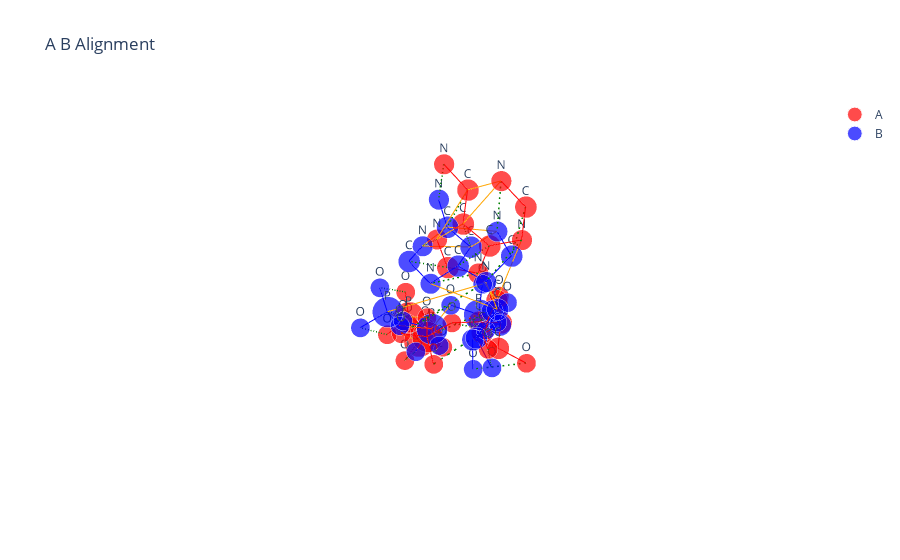

The notebook cell this image was saved under:
### Code cell
data_path = "../Data/first_8_molecules_RDKIT"
ligand = '6ln3_ATP'
i = 28
nameB = ligand+'_conf'+str(i)+'_arbalign.xyz'
path1 = os.path.join(data_path, 'extra_bio_ligands', ligand+'.xyz')
path2 = os.path.join('arbalign_output', ligand+'_conf'+str(i)+'-aligned_to-'+ligand+'.xyz')
molA = next(pybel.readfile("xyz", path1))
molB = next(pybel.readfile("xyz", path2))
X_A, T_A, B_A = otm.tl.process_molecule(molA, heavy_atoms_only=True) 
X_B, T_B, B_B = otm.tl.process_molecule(molB, heavy_atoms_only=True)
X_B_aligned, _, _ = otm.tl.kabsch(X_A, X_B, np.eye(X_A.shape[0]))
otm.tl.write_xyz_with_custom_labels(
    os.path.join('arbalign_output', nameB), 
    X_B_aligned, 
    T_B,
    comment="aligned by ArbAlign")
print(otm.tl.root_mean_square_deviation(X_A, X_B_aligned))
otm.pl.interactive_alignment_plot(X_A, X_B_aligned, T_A, T_B, B_A, B_B, assignment=np.arange(X_A.shape[0]))

### Figure 1 — Plotly figure (JSON) as saved in the notebook; plotly's stock layout.template omitted (floating-point values rounded to 4 significant figures)
{"data": [{"marker": {"color": "red", "size": [21.4, 13.2, 13.2, 13.2, 21.4, 13.2, 13.2, 13.2, 21.4, 13.2, 13.2, 13.2, 13.2, 15.2, 15.2, 13.2, 15.2, 13.2, 15.2, 13.2, 15.2, 14.2, 15.2, 14.2, 15.2, 15.2, 14.2, 14.2, 15.2, 14.2, 15.2], "symbol": "circle"}, "mode": "markers+text", "name": "A", "text": ["P", "O", "O", "O", "P", "O", "O", "O", "P", "O", "O", "O", "O", "C", "C", "O", "C", "O", "C", "O", "C", "N", "C", "N", "C", "C", "N", "N", "C", "N", "C"], "textposition": "top center", "type": "scatter3d", "x": [74.12, 73.75, 73.0, 75.5, 75.16, 74.55, 76.56, 74.15, 76.18, 77.42, 76.37, 75.1, 75.44, 74.17, 74.14, 74.11, 75.38, 75.1, 76.2, 77.07, 75.15, 75.51, 76.08, 76.19, 75.61, 75.43, 75.74, 74.78, 74.45, 74.6, 75.19], "y": [51.52, 50.1, 52.43, 51.75, 51.98, 51.06, 51.75, 52.19, 54.64, 54.15, 55.27, 53.44, 55.64, 56.28, 57.62, 57.37, 58.5, 59.89, 58.22, 59.28, 58.06, 57.26, 56.02, 55.5, 56.44, 56.48, 55.49, 57.57, 58.56, 58.64, 57.53], "z": [25.47, 25.81, 24.87, 24.97, 28.23, 29.17, 27.65, 27.02, 29.05, 29.71, 27.7, 28.99, 30.09, 29.79, 30.5, 31.91, 30.25, 30.09, 31.5, 31.79, 32.55, 33.74, 33.73, 34.93, 35.78, 37.18, 38.03, 37.67, 36.83, 35.51, 35.04]}, {"marker": {"color": "blue", "size": [21.4, 13.2, 13.2, 13.2, 21.4, 13.2, 13.2, 13.2, 21.4, 13.2, 13.2, 13.2, 13.2, 15.2, 15.2, 13.2, 15.2, 13.2, 15.2, 13.2, 15.2, 14.2, 15.2, 14.2, 15.2, 15.2, 14.2, 14.2, 15.2, 14.2, 15.2], "symbol": "circle"}, "mode": "markers+text", "name": "B", "text": ["P", "O", "O", "O", "P", "O", "O", "O", "P", "O", "O", "O", "O", "C", "C", "O", "C", "O", "C", "O", "C", "N", "C", "N", "C", "C", "N", "N", "C", "N", "C"], "textposition": "top center", "type": "scatter3d", "x": [74.75, 75.63, 75.58, 75.63, 76.69, 76.01, 78.37, 77.17, 72.7, 73.27, 71.43, 72.02, 73.69, 73.63, 74.5, 74.39, 75.95, 76.32, 76.65, 77.01, 75.61, 77.02, 76.99, 75.67, 74.72, 74.78, 75.09, 74.17, 74.75, 75.9, 76.11], "y": [53.41, 52.02, 54.86, 52.99, 52.17, 50.71, 52.09, 53.77, 55.0, 53.39, 55.31, 54.59, 56.35, 56.64, 57.85, 58.07, 57.48, 57.89, 58.29, 59.5, 58.49, 55.93, 54.56, 53.97, 56.09, 54.69, 54.49, 57.06, 58.32, 58.03, 56.66], "z": [27.97, 28.25, 28.22, 26.59, 29.54, 30.02, 29.41, 29.84, 28.72, 28.8, 27.62, 30.19, 29.01, 30.37, 30.71, 32.05, 30.47, 29.17, 31.52, 30.88, 32.56, 33.3, 33.8, 33.77, 34.21, 34.68, 36.05, 35.13, 34.71, 33.87, 34.11]}, {"line": {"color": "red", "width": 2}, "mode": "lines", "showlegend": false, "type": "scatter3d", "x": [74.12, 73.75], "y": [51.52, 50.1], "z": [25.47, 25.81]}, {"line": {"color": "red", "width": 2}, "mode": "lines", "showlegend": false, "type": "scatter3d", "x": [74.12, 73.0], "y": [51.52, 52.43], "z": [25.47, 24.87]}, {"line": {"color": "red", "width": 2}, "mode": "lines", "showlegend": false, "type": "scatter3d", "x": [74.12, 75.5], "y": [51.52, 51.75], "z": [25.47, 24.97]}, {"line": {"color": "red", "width": 2}, "mode": "lines", "showlegend": false, "type": "scatter3d", "x": [74.12, 74.15], "y": [51.52, 52.19], "z": [25.47, 27.02]}, {"line": {"color": "red", "width": 2}, "mode": "lines", "showlegend": false, "type": "scatter3d", "x": [75.16, 74.55], "y": [51.98, 51.06], "z": [28.23, 29.17]}, {"line": {"color": "red", "width": 2}, "mode": "lines", "showlegend": false, "type": "scatter3d", "x": [75.16, 76.56], "y": [51.98, 51.75], "z": [28.23, 27.65]}, {"line": {"color": "red", "width": 2}, "mode": "lines", "showlegend": false, "type": "scatter3d", "x": [75.16, 74.15], "y": [51.98, 52.19], "z": [28.23, 27.02]}, {"line": {"color": "red", "width": 2}, "mode": "lines", "showlegend": false, "type": "scatter3d", "x": [75.16, 75.1], "y": [51.98, 53.44], "z": [28.23, 28.99]}, {"line": {"color": "red", "width": 2}, "mode": "lines", "showlegend": false, "type": "scatter3d", "x": [76.18, 77.42], "y": [54.64, 54.15], "z": [29.05, 29.71]}, {"line": {"color": "red", "width": 2}, "mode": "lines", "showlegend": false, "type": "scatter3d", "x": [76.18, 76.37], "y": [54.64, 55.27], "z": [29.05, 27.7]}, {"line": {"color": "red", "width": 2}, "mode": "lines", "showlegend": false, "type": "scatter3d", "x": [76.18, 75.1], "y": [54.64, 53.44], "z": [29.05, 28.99]}, {"line": {"color": "red", "width": 2}, "mode": "lines", "showlegend": false, "type": "scatter3d", "x": [76.18, 75.44], "y": [54.64, 55.64], "z": [29.05, 30.09]}, {"line": {"color": "red", "width": 2}, "mode": "lines", "showlegend": false, "type": "scatter3d", "x": [75.44, 74.17], "y": [55.64, 56.28], "z": [30.09, 29.79]}, {"line": {"color": "red", "width": 2}, "mode": "lines", "showlegend": false, "type": "scatter3d", "x": [74.17, 74.14], "y": [56.28, 57.62], "z": [29.79, 30.5]}, {"line": {"color": "red", "width": 2}, "mode": "lines", "showlegend": false, "type": "scatter3d", "x": [74.14, 74.11], "y": [57.62, 57.37], "z": [30.5, 31.91]}, {"line": {"color": "red", "width": 2}, "mode": "lines", "showlegend": false, "type": "scatter3d", "x": [74.14, 75.38], "y": [57.62, 58.5], "z": [30.5, 30.25]}, {"line": {"color": "red", "width": 2}, "mode": "lines", "showlegend": false, "type": "scatter3d", "x": [74.11, 75.15], "y": [57.37, 58.06], "z": [31.91, 32.55]}, {"line": {"color": "red", "width": 2}, "mode": "lines", "showlegend": false, "type": "scatter3d", "x": [75.38, 75.1], "y": [58.5, 59.89], "z": [30.25, 30.09]}, {"line": {"color": "red", "width": 2}, "mode": "lines", "showlegend": false, "type": "scatter3d", "x": [75.38, 76.2], "y": [58.5, 58.22], "z": [30.25, 31.5]}, {"line": {"color": "red", "width": 2}, "mode": "lines", "showlegend": false, "type": "scatter3d", "x": [76.2, 77.07], "y": [58.22, 59.28], "z": [31.5, 31.79]}, {"line": {"color": "red", "width": 2}, "mode": "lines", "showlegend": false, "type": "scatter3d", "x": [76.2, 75.15], "y": [58.22, 58.06], "z": [31.5, 32.55]}, {"line": {"color": "red", "width": 2}, "mode": "lines", "showlegend": false, "type": "scatter3d", "x": [75.15, 75.51], "y": [58.06, 57.26], "z": [32.55, 33.74]}, {"line": {"color": "red", "width": 2}, "mode": "lines", "showlegend": false, "type": "scatter3d", "x": [75.51, 76.08], "y": [57.26, 56.02], "z": [33.74, 33.73]}, {"line": {"color": "red", "width": 2}, "mode": "lines", "showlegend": false, "type": "scatter3d", "x": [75.51, 75.19], "y": [57.26, 57.53], "z": [33.74, 35.04]}, {"line": {"color": "red", "width": 2}, "mode": "lines", "showlegend": false, "type": "scatter3d", "x": [76.08, 76.19], "y": [56.02, 55.5], "z": [33.73, 34.93]}, {"line": {"color": "red", "width": 2}, "mode": "lines", "showlegend": false, "type": "scatter3d", "x": [76.19, 75.61], "y": [55.5, 56.44], "z": [34.93, 35.78]}, {"line": {"color": "red", "width": 2}, "mode": "lines", "showlegend": false, "type": "scatter3d", "x": [75.61, 75.43], "y": [56.44, 56.48], "z": [35.78, 37.18]}, {"line": {"color": "red", "width": 2}, "mode": "lines", "showlegend": false, "type": "scatter3d", "x": [75.61, 75.19], "y": [56.44, 57.53], "z": [35.78, 35.04]}, {"line": {"color": "red", "width": 2}, "mode": "lines", "showlegend": false, "type": "scatter3d", "x": [75.43, 75.74], "y": [56.48, 55.49], "z": [37.18, 38.03]}, {"line": {"color": "red", "width": 2}, "mode": "lines", "showlegend": false, "type": "scatter3d", "x": [75.43, 74.78], "y": [56.48, 57.57], "z": [37.18, 37.67]}, {"line": {"color": "red", "width": 2}, "mode": "lines", "showlegend": false, "type": "scatter3d", "x": [74.78, 74.45], "y": [57.57, 58.56], "z": [37.67, 36.83]}, {"line": {"color": "red", "width": 2}, "mode": "lines", "showlegend": false, "type": "scatter3d", "x": [74.45, 74.6], "y": [58.56, 58.64], "z": [36.83, 35.51]}, {"line": {"color": "red", "width": 2}, "mode": "lines", "showlegend": false, "type": "scatter3d", "x": [74.6, 75.19], "y": [58.64, 57.53], "z": [35.51, 35.04]}, {"line": {"color": "blue", "width": 2}, "mode": "lines", "showlegend": false, "type": "scatter3d", "x": [74.75, 75.63], "y": [53.41, 52.02], "z": [27.97, 28.25]}, {"line": {"color": "blue", "width": 2}, "mode": "lines", "showlegend": false, "type": "scatter3d", "x": [74.75, 75.58], "y": [53.41, 54.86], "z": [27.97, 28.22]}, {"line": {"color": "blue", "width": 2}, "mode": "lines", "showlegend": false, "type": "scatter3d", "x": [74.75, 75.63], "y": [53.41, 52.99], "z": [27.97, 26.59]}, {"line": {"color": "blue", "width": 2}, "mode": "lines", "showlegend": false, "type": "scatter3d", "x": [74.75, 73.27], "y": [53.41, 53.39], "z": [27.97, 28.8]}, {"line": {"color": "blue", "width": 2}, "mode": "lines", "showlegend": false, "type": "scatter3d", "x": [75.63, 76.69], "y": [52.02, 52.17], "z": [28.25, 29.54]}, {"line": {"color": "blue", "width": 2}, "mode": "lines", "showlegend": false, "type": "scatter3d", "x": [76.69, 76.01], "y": [52.17, 50.71], "z": [29.54, 30.02]}, {"line": {"color": "blue", "width": 2}, "mode": "lines", "showlegend": false, "type": "scatter3d", "x": [76.69, 78.37], "y": [52.17, 52.09], "z": [29.54, 29.41]}, {"line": {"color": "blue", "width": 2}, "mode": "lines", "showlegend": false, "type": "scatter3d", "x": [76.69, 77.17], "y": [52.17, 53.77], "z": [29.54, 29.84]}, {"line": {"color": "blue", "width": 2}, "mode": "lines", "showlegend": false, "type": "scatter3d", "x": [72.7, 73.27], "y": [55.0, 53.39], "z": [28.72, 28.8]}, {"line": {"color": "blue", "width": 2}, "mode": "lines", "showlegend": false, "type": "scatter3d", "x": [72.7, 71.43], "y": [55.0, 55.31], "z": [28.72, 27.62]}, {"line": {"color": "blue", "width": 2}, "mode": "lines", "showlegend": false, "type": "scatter3d", "x": [72.7, 72.02], "y": [55.0, 54.59], "z": [28.72, 30.19]}, {"line": {"color": "blue", "width": 2}, "mode": "lines", "showlegend": false, "type": "scatter3d", "x": [72.7, 73.69], "y": [55.0, 56.35], "z": [28.72, 29.01]}, {"line": {"color": "blue", "width": 2}, "mode": "lines", "showlegend": false, "type": "scatter3d", "x": [73.69, 73.63], "y": [56.35, 56.64], "z": [29.01, 30.37]}, {"line": {"color": "blue", "width": 2}, "mode": "lines", "showlegend": false, "type": "scatter3d", "x": [73.63, 74.5], "y": [56.64, 57.85], "z": [30.37, 30.71]}, {"line": {"color": "blue", "width": 2}, "mode": "lines", "showlegend": false, "type": "scatter3d", "x": [74.5, 74.39], "y": [57.85, 58.07], "z": [30.71, 32.05]}, {"line": {"color": "blue", "width": 2}, "mode": "lines", "showlegend": false, "type": "scatter3d", "x": [74.5, 75.95], "y": [57.85, 57.48], "z": [30.71, 30.47]}, {"line": {"color": "blue", "width": 2}, "mode": "lines", "showlegend": false, "type": "scatter3d", "x": [74.39, 75.61], "y": [58.07, 58.49], "z": [32.05, 32.56]}, {"line": {"color": "blue", "width": 2}, "mode": "lines", "showlegend": false, "type": "scatter3d", "x": [75.95, 76.32], "y": [57.48, 57.89], "z": [30.47, 29.17]}, {"line": {"color": "blue", "width": 2}, "mode": "lines", "showlegend": false, "type": "scatter3d", "x": [75.95, 76.65], "y": [57.48, 58.29], "z": [30.47, 31.52]}, {"line": {"color": "blue", "width": 2}, "mode": "lines", "showlegend": false, "type": "scatter3d", "x": [76.65, 77.01], "y": [58.29, 59.5], "z": [31.52, 30.88]}, {"line": {"color": "blue", "width": 2}, "mode": "lines", "showlegend": false, "type": "scatter3d", "x": [76.65, 75.61], "y": [58.29, 58.49], "z": [31.52, 32.56]}, {"line": {"color": "blue", "width": 2}, "mode": "lines", "showlegend": false, "type": "scatter3d", "x": [75.61, 75.9], "y": [58.49, 58.03], "z": [32.56, 33.87]}, {"line": {"color": "blue", "width": 2}, "mode": "lines", "showlegend": false, "type": "scatter3d", "x": [77.02, 76.99], "y": [55.93, 54.56], "z": [33.3, 33.8]}, {"line": {"color": "blue", "width": 2}, "mode": "lines", "showlegend": false, "type": "scatter3d", "x": [77.02, 76.11], "y": [55.93, 56.66], "z": [33.3, 34.11]}, {"line": {"color": "blue", "width": 2}, "mode": "lines", "showlegend": false, "type": "scatter3d", "x": [76.99, 75.67], "y": [54.56, 53.97], "z": [33.8, 33.77]}, {"line": {"color": "blue", "width": 2}, "mode": "lines", "showlegend": false, "type": "scatter3d", "x": [75.67, 74.78], "y": [53.97, 54.69], "z": [33.77, 34.68]}, {"line": {"color": "blue", "width": 2}, "mode": "lines", "showlegend": false, "type": "scatter3d", "x": [74.72, 74.78], "y": [56.09, 54.69], "z": [34.21, 34.68]}, {"line": {"color": "blue", "width": 2}, "mode": "lines", "showlegend": false, "type": "scatter3d", "x": [74.72, 74.17], "y": [56.09, 57.06], "z": [34.21, 35.13]}, {"line": {"color": "blue", "width": 2}, "mode": "lines", "showlegend": false, "type": "scatter3d", "x": [74.72, 76.11], "y": [56.09, 56.66], "z": [34.21, 34.11]}, {"line": {"color": "blue", "width": 2}, "mode": "lines", "showlegend": false, "type": "scatter3d", "x": [74.78, 75.09], "y": [54.69, 54.49], "z": [34.68, 36.05]}, {"line": {"color": "blue", "width": 2}, "mode": "lines", "showlegend": false, "type": "scatter3d", "x": [74.17, 74.75], "y": [57.06, 58.32], "z": [35.13, 34.71]}, {"line": {"color": "blue", "width": 2}, "mode": "lines", "showlegend": false, "type": "scatter3d", "x": [74.75, 75.9], "y": [58.32, 58.03], "z": [34.71, 33.87]}, {"line": {"color": "blue", "width": 2}, "mode": "lines", "showlegend": false, "type": "scatter3d", "x": [75.9, 76.11], "y": [58.03, 56.66], "z": [33.87, 34.11]}, {"line": {"color": "green", "dash": "longdash", "width": 3}, "mode": "lines", "showlegend": false, "type": "scatter3d", "x": [74.12, 74.75], "y": [51.52, 53.41], "z": [25.47, 27.97]}, {"line": {"color": "green", "dash": "longdash", "width": 3}, "mode": "lines", "showlegend": false, "type": "scatter3d", "x": [73.75, 75.63], "y": [50.1, 52.02], "z": [25.81, 28.25]}, {"line": {"color": "green", "dash": "longdash", "width": 3}, "mode": "lines", "showlegend": false, "type": "scatter3d", "x": [73.0, 75.58], "y": [52.43, 54.86], "z": [24.87, 28.22]}, {"line": {"color": "green", "dash": "longdash", "width": 3}, "mode": "lines", "showlegend": false, "type": "scatter3d", "x": [75.5, 75.63], "y": [51.75, 52.99], "z": [24.97, 26.59]}, {"line": {"color": "green", "dash": "longdash", "width": 3}, "mode": "lines", "showlegend": false, "type": "scatter3d", "x": [75.16, 76.69], "y": [51.98, 52.17], "z": [28.23, 29.54]}, {"line": {"color": "green", "dash": "longdash", "width": 3}, "mode": "lines", "showlegend": false, "type": "scatter3d", "x": [74.55, 76.01], "y": [51.06, 50.71], "z": [29.17, 30.02]}, {"line": {"color": "green", "dash": "longdash", "width": 3}, "mode": "lines", "showlegend": false, "type": "scatter3d", "x": [76.56, 78.37], "y": [51.75, 52.09], "z": [27.65, 29.41]}, {"line": {"color": "green", "dash": "longdash", "width": 3}, "mode": "lines", "showlegend": false, "type": "scatter3d", "x": [74.15, 77.17], "y": [52.19, 53.77], "z": [27.02, 29.84]}, {"line": {"color": "green", "dash": "longdash", "width": 3}, "mode": "lines", "showlegend": false, "type": "scatter3d", "x": [76.18, 72.7], "y": [54.64, 55.0], "z": [29.05, 28.72]}, {"line": {"color": "green", "dash": "longdash", "width": 3}, "mode": "lines", "showlegend": false, "type": "scatter3d", "x": [77.42, 73.27], "y": [54.15, 53.39], "z": [29.71, 28.8]}, {"line": {"color": "green", "dash": "longdash", "width": 3}, "mode": "lines", "showlegend": false, "type": "scatter3d", "x": [76.37, 71.43], "y": [55.27, 55.31], "z": [27.7, 27.62]}, {"line": {"color": "green", "dash": "longdash", "width": 3}, "mode": "lines", "showlegend": false, "type": "scatter3d", "x": [75.1, 72.02], "y": [53.44, 54.59], "z": [28.99, 30.19]}, {"line": {"color": "green", "dash": "longdash", "width": 3}, "mode": "lines", "showlegend": false, "type": "scatter3d", "x": [75.44, 73.69], "y": [55.64, 56.35], "z": [30.09, 29.01]}, {"line": {"color": "green", "dash": "longdash", "width": 3}, "mode": "lines", "showlegend": false, "type": "scatter3d", "x": [74.17, 73.63], "y": [56.28, 56.64], "z": [29.79, 30.37]}, {"line": {"color": "green", "dash": "longdash", "width": 3}, "mode": "lines", "showlegend": false, "type": "scatter3d", "x": [74.14, 74.5], "y": [57.62, 57.85], "z": [30.5, 30.71]}, {"line": {"color": "green", "dash": "longdash", "width": 3}, "mode": "lines", "showlegend": false, "type": "scatter3d", "x": [74.11, 74.39], "y": [57.37, 58.07], "z": [31.91, 32.05]}, {"line": {"color": "green", "dash": "longdash", "width": 3}, "mode": "lines", "showlegend": false, "type": "scatter3d", "x": [75.38, 75.95], "y": [58.5, 57.48], "z": [30.25, 30.47]}, {"line": {"color": "green", "dash": "longdash", "width": 3}, "mode": "lines", "showlegend": false, "type": "scatter3d", "x": [75.1, 76.32], "y": [59.89, 57.89], "z": [30.09, 29.17]}, {"line": {"color": "green", "dash": "longdash", "width": 3}, "mode": "lines", "showlegend": false, "type": "scatter3d", "x": [76.2, 76.65], "y": [58.22, 58.29], "z": [31.5, 31.52]}, {"line": {"color": "green", "dash": "longdash", "width": 3}, "mode": "lines", "showlegend": false, "type": "scatter3d", "x": [77.07, 77.01], "y": [59.28, 59.5], "z": [31.79, 30.88]}, {"line": {"color": "green", "dash": "longdash", "width": 3}, "mode": "lines", "showlegend": false, "type": "scatter3d", "x": [75.15, 75.61], "y": [58.06, 58.49], "z": [32.55, 32.56]}, {"line": {"color": "green", "dash": "longdash", "width": 3}, "mode": "lines", "showlegend": false, "type": "scatter3d", "x": [75.51, 77.02], "y": [57.26, 55.93], "z": [33.74, 33.3]}, {"line": {"color": "green", "dash": "longdash", "width": 3}, "mode": "lines", "showlegend": false, "type": "scatter3d", "x": [76.08, 76.99], "y": [56.02, 54.56], "z": [33.73, 33.8]}, {"line": {"color": "green", "dash": "longdash", "width": 3}, "mode": "lines", "showlegend": false, "type": "scatter3d", "x": [76.19, 75.67], "y": [55.5, 53.97], "z": [34.93, 33.77]}, {"line": {"color": "green", "dash": "longdash", "width": 3}, "mode": "lines", "showlegend": false, "type": "scatter3d", "x": [75.61, 74.72], "y": [56.44, 56.09], "z": [35.78, 34.21]}, {"line": {"color": "green", "dash": "longdash", "width": 3}, "mode": "lines", "showlegend": false, "type": "scatter3d", "x": [75.43, 74.78], "y": [56.48, 54.69], "z": [37.18, 34.68]}, {"line": {"color": "green", "dash": "longdash", "width": 3}, "mode": "lines", "showlegend": false, "type": "scatter3d", "x": [75.74, 75.09], "y": [55.49, 54.49], "z": [38.03, 36.05]}, {"line": {"color": "green", "dash": "longdash", "width": 3}, "mode": "lines", "showlegend": false, "type": "scatter3d", "x": [74.78, 74.17], "y": [57.57, 57.06], "z": [37.67, 35.13]}, {"line": {"color": "green", "dash": "longdash", "width": 3}, "mode": "lines", "showlegend": false, "type": "scatter3d", "x": [74.45, 74.75], "y": [58.56, 58.32], "z": [36.83, 34.71]}, {"line": {"color": "green", "dash": "longdash", "width": 3}, "mode": "lines", "showlegend": false, "type": "scatter3d", "x": [74.6, 75.9], "y": [58.64, 58.03], "z": [35.51, 33.87]}, {"line": {"color": "green", "dash": "longdash", "width": 3}, "mode": "lines", "showlegend": false, "type": "scatter3d", "x": [75.19, 76.11], "y": [57.53, 56.66], "z": [35.04, 34.11]}, {"line": {"color": "orange", "width": 2}, "mode": "lines", "showlegend": false, "type": "scatter3d", "x": [74.12, 74.15], "y": [51.52, 52.19], "z": [25.47, 27.02]}, {"line": {"color": "orange", "width": 2}, "mode": "lines", "showlegend": false, "type": "scatter3d", "x": [74.75, 77.17], "y": [53.41, 53.77], "z": [27.97, 29.84]}, {"line": {"color": "orange", "width": 2}, "mode": "lines", "showlegend": false, "type": "scatter3d", "x": [74.12, 77.42], "y": [51.52, 54.15], "z": [25.47, 29.71]}, {"line": {"color": "orange", "width": 2}, "mode": "lines", "showlegend": false, "type": "scatter3d", "x": [74.75, 73.27], "y": [53.41, 53.39], "z": [27.97, 28.8]}, {"line": {"color": "orange", "width": 2}, "mode": "lines", "showlegend": false, "type": "scatter3d", "x": [73.75, 75.16], "y": [50.1, 51.98], "z": [25.81, 28.23]}, {"line": {"color": "orange", "width": 2}, "mode": "lines", "showlegend": false, "type": "scatter3d", "x": [75.63, 76.69], "y": [52.02, 52.17], "z": [28.25, 29.54]}, {"line": {"color": "orange", "width": 2}, "mode": "lines", "showlegend": false, "type": "scatter3d", "x": [75.16, 75.1], "y": [51.98, 53.44], "z": [28.23, 28.99]}, {"line": {"color": "orange", "width": 2}, "mode": "lines", "showlegend": false, "type": "scatter3d", "x": [76.69, 72.02], "y": [52.17, 54.59], "z": [29.54, 30.19]}, {"line": {"color": "orange", "width": 2}, "mode": "lines", "showlegend": false, "type": "scatter3d", "x": [75.15, 75.51], "y": [58.06, 57.26], "z": [32.55, 33.74]}, {"line": {"color": "orange", "width": 2}, "mode": "lines", "showlegend": false, "type": "scatter3d", "x": [75.61, 77.02], "y": [58.49, 55.93], "z": [32.56, 33.3]}, {"line": {"color": "orange", "width": 2}, "mode": "lines", "showlegend": false, "type": "scatter3d", "x": [75.15, 74.6], "y": [58.06, 58.64], "z": [32.55, 35.51]}, {"line": {"color": "orange", "width": 2}, "mode": "lines", "showlegend": false, "type": "scatter3d", "x": [75.61, 75.9], "y": [58.49, 58.03], "z": [32.56, 33.87]}, {"line": {"color": "orange", "width": 2}, "mode": "lines", "showlegend": false, "type": "scatter3d", "x": [76.19, 75.61], "y": [55.5, 56.44], "z": [34.93, 35.78]}, {"line": {"color": "orange", "width": 2}, "mode": "lines", "showlegend": false, "type": "scatter3d", "x": [75.67, 74.72], "y": [53.97, 56.09], "z": [33.77, 34.21]}, {"line": {"color": "orange", "width": 2}, "mode": "lines", "showlegend": false, "type": "scatter3d", "x": [76.19, 75.43], "y": [55.5, 56.48], "z": [34.93, 37.18]}, {"line": {"color": "orange", "width": 2}, "mode": "lines", "showlegend": false, "type": "scatter3d", "x": [75.67, 74.78], "y": [53.97, 54.69], "z": [33.77, 34.68]}, {"line": {"color": "orange", "width": 2}, "mode": "lines", "showlegend": false, "type": "scatter3d", "x": [75.61, 74.78], "y": [56.44, 57.57], "z": [35.78, 37.67]}, {"line": {"color": "orange", "width": 2}, "mode": "lines", "showlegend": false, "type": "scatter3d", "x": [74.72, 74.17], "y": [56.09, 57.06], "z": [34.21, 35.13]}, {"line": {"color": "orange", "width": 2}, "mode": "lines", "showlegend": false, "type": "scatter3d", "x": [75.43, 74.78], "y": [56.48, 57.57], "z": [37.18, 37.67]}, {"line": {"color": "orange", "width": 2}, "mode": "lines", "showlegend": false, "type": "scatter3d", "x": [74.78, 74.17], "y": [54.69, 57.06], "z": [34.68, 35.13]}], "layout": {"scene": {"aspectmode": "data", "xaxis": {"title": {"text": "X"}, "visible": false}, "yaxis": {"title": {"text": "Y"}, "visible": false}, "zaxis": {"title": {"text": "Z"}, "visible": false}}, "showlegend": true, "title": {"text": "A B Alignment"}}}
